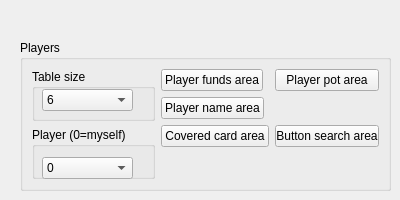
   <widget class="QWidget" name="players_tab">
    <attribute name="title">
     <string>Players</string>
    </attribute>
    <widget class="QGroupBox" name="groupBox_2">
     <property name="geometry">
      <rect>
       <x>20</x>
       <y>40</y>
       <width>371</width>
       <height>151</height>
      </rect>
     </property>
     <property name="title">
      <string>Players</string>
     </property>
     <layout class="QGridLayout" name="gridLayout_5">
      <item row="0" column="0">
       <widget class="QGroupBox" name="groupBox_3">
        <property name="title">
         <string>Table size</string>
        </property>
        <widget class="QComboBox" name="max_players">
         <property name="geometry">
          <rect>
           <x>10</x>
           <y>20</y>
           <width>91</width>
           <height>22</height>
          </rect>
         </property>
         <property name="toolTip">
          <string>Select the amount of players on the table</string>
         </property>
         <item>
          <property name="text">
           <string>6</string>
          </property>
         </item>
        </widget>
       </widget>
      </item>
      <item row="0" column="1" rowspan="2">
       <layout class="QFormLayout" name="formLayout_2">
        <item row="0" column="0">
         <widget class="QPushButton" name="player_funds_area">
          <property name="toolTip">
           <string>area where the remaining player funds are shown. Use narrow selection and test it by pressing the Recognize number button</string>
          </property>
          <property name="text">
           <string>Player funds area</string>
          </property>
         </widget>
        </item>
        <item row="0" column="1">
         <widget class="QPushButton" name="player_pot_area">
          <property name="toolTip">
           <string>Pot of the player</string>
          </property>
          <property name="text">
           <string>Player pot area</string>
          </property>
         </widget>
        </item>
        <item row="3" column="0">
         <widget class="QPushButton" name="player_name_area">
          <property name="text">
           <string>Player name area</string>
          </property>
         </widget>
        </item>
        <item row="4" column="0">
         <widget class="QPushButton" name="covered_card_area">
          <property name="contextMenuPolicy">
           <enum>Qt::NoContextMenu</enum>
          </property>
          <property name="toolTip">
           <string>Area where the player has the cards, so the bot can detect if he is still in the game</string>
          </property>
          <property name="toolTipDuration">
           <number>9</number>
          </property>
          <property name="text">
           <string>Covered card area</string>
          </property>
         </widget>
        </item>
        <item row="4" column="1">
         <widget class="QPushButton" name="button_search_area">
          <property name="toolTip">
           <string>Where the given player would have the button to indicate he is the dealer. </string>
          </property>
          <property name="text">
           <string>Button search area</string>
          </property>
         </widget>
        </item>
       </layout>
      </item>
      <item row="1" column="0">
       <widget class="QGroupBox" name="groupBox_4">
        <property name="title">
         <string>Player (0=myself)</string>
        </property>
        <widget class="QComboBox" name="current_player">
         <property name="geometry">
          <rect>
           <x>10</x>
           <y>30</y>
           <width>91</width>
           <height>22</height>
          </rect>
         </property>
         <property name="toolTip">
          <string>0 is the bot, then counter clockwise the other players</string>
         </property>
         <item>
          <property name="text">
           <string>0</string>
          </property>
         </item>
         <item>
          <property name="text">
           <string>1</string>
          </property>
         </item>
         <item>
          <property name="text">
           <string>2</string>
          </property>
         </item>
         <item>
          <property name="text">
           <string>3</string>
          </property>
         </item>
         <item>
          <property name="text">
           <string>4</string>
          </property>
         </item>
         <item>
          <property name="text">
           <string>5</string>
          </property>
         </item>
        </widget>
       </widget>
      </item>
     </layout>
    </widget>
   </widget>
